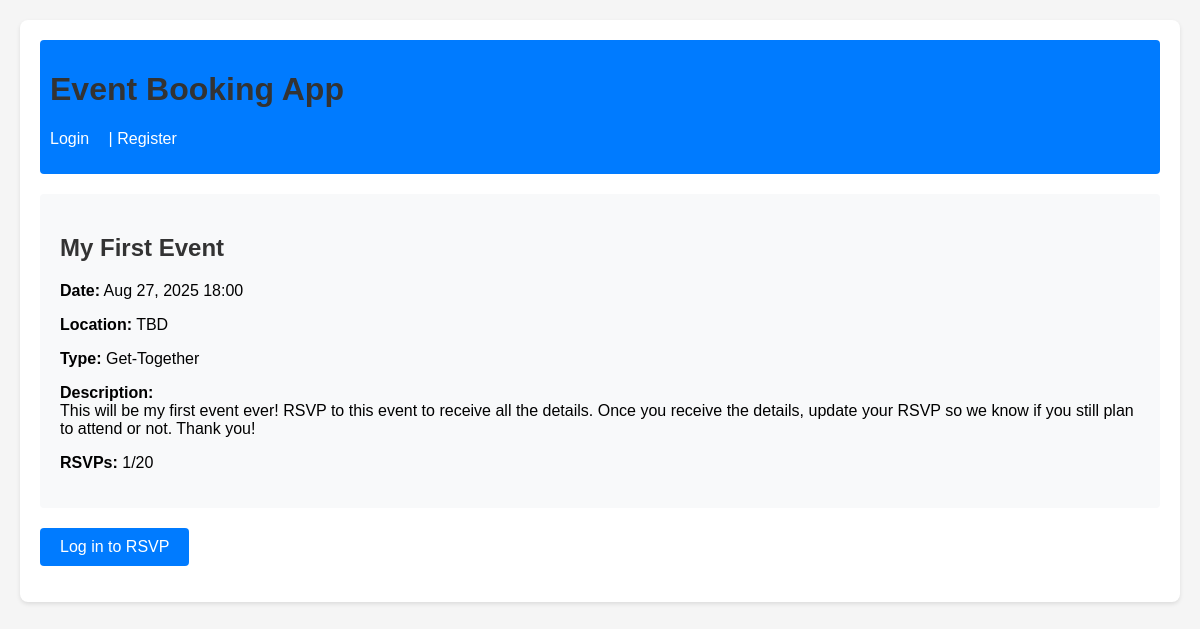
The page /event/1/ on the database its author committed.
### events/models.py (models this page shows, shortened)
class Event(models.Model):
    title = models.CharField(max_length=200)
    description = models.TextField()
    event_type = models.CharField(max_length=100)
    date = models.DateTimeField()
    location = models.CharField(max_length=255)
    capacity = models.PositiveIntegerField()
    creator = models.ForeignKey(User, on_delete=models.CASCADE, related_name='created_events')
    attendees = models.ManyToManyField(User, through='RSVP', related_name='events_attending')

### events/views.py (the view)
# urls.py: path('event/<int:pk>/', views.event_detail, name='event_detail'),
def event_detail(request, pk):
    try:
        event = get_object_or_404(Event, pk=pk)
        return render(request, 'events/event_detail.html', {'event': event})
    except Http404:
        logger.warning(f"Event with pk={pk} not found")
        raise
    except Exception as e:
        logger.error(f"Error in event_detail view for pk={pk}: {str(e)}")
        messages.error(request, "An error occurred while loading the event details.")
        return redirect('event_list')

### templates/events/event_detail.html (shortened to what this page needs)
{% extends "base.html" %}
{% block content %}
  <div class="event-details">
    <h2>{{ event.title }}</h2>
    <p><strong>Date:</strong> {{ event.date|date:"M d, Y H:i" }}</p>
    <p><strong>Location:</strong> {{ event.location }}</p>
    <p><strong>Type:</strong> {{ event.event_type }}</p>
    <p><strong>Description:</strong><br>{{ event.description }}</p>
    <p><strong>RSVPs:</strong> {{ event.rsvp_set.count }}/{{ event.capacity }}</p>
  </div>
  {% if user.is_authenticated %}
    {% if user in event.attendees.all %}
      <form action="{% url 'cancel_rsvp' event.pk %}" method="post" style="display: inline;">
        {% csrf_token %}
        <button type="submit" class="btn btn-danger">Cancel RSVP</button>
      </form>
    {% else %}
      {% if not event.is_full %}
        <form action="{% url 'rsvp_event' event.pk %}" method="post" style="display: inline;">
          {% csrf_token %}
          <button type="submit" class="btn btn-success">RSVP</button>
        </form>
      {% else %}
        <p><strong>Event is full</strong></p>
      {% endif %}
    {% endif %}
  {% else %}
    <p><a href="{% url 'login' %}?next={{ request.path }}" class="btn">Log in to RSVP</a></p>
  {% endif %}
{% endblock %}

### templates/base.html (shortened to what this page needs)
{% load static %}
<!DOCTYPE html>
<html>
<head>
    <link rel="stylesheet" type="text/css" href="{% static 'css/style.css' %}">
</head>
<body>
    <div class="container">
        <div class="nav">
            <h1>Event Booking App</h1>
            {% if user.is_authenticated %}
                <p>Welcome, {{ user.username }} |
                <form action="{% url 'logout' %}" method="post" style="display: inline;">
                    {% csrf_token %}
                    <button type="submit" class="logout-btn">Logout</button>
                </form>
                </p>
            {% else %}
                <p><a href="{% url 'login' %}">Login</a> | <a href="{% url 'register' %}">Register</a></p>
            {% endif %}
        </div>
        {% block content %}{% endblock %}
    </div>
</body>
</html>

### static/css/style.css (style rules this page uses)
body { font-family: Arial, sans-serif; margin: 0; padding: 20px; background-color: #f5f5f5; }
.container { max-width: 1200px; margin: 0 auto; background-color: white; padding: 20px; border-radius: 8px; box-shadow: 0 2px 4px rgba(0,0,0,0.1); }
h1, h2 { color: #333; }
.nav { background-color: #007bff; color: white; padding: 10px; margin-bottom: 20px; border-radius: 4px; }
.nav a { color: white; text-decoration: none; margin-right: 15px; }
.btn { background-color: #007bff; color: white; padding: 10px 20px; border: none; border-radius: 4px; cursor: pointer; text-decoration: none; display: inline-block; margin-right: 10px; }
.event-details { background-color: #f8f9fa; padding: 20px; border-radius: 4px; margin-bottom: 20px; }

### rows shown on the page
Event: title "My First Event", date "Aug 27, 2025 18:00", location "TBD", event_type "Get-Together", description "This will be my first event ever! RSVP to this event to receive all the details. Once you receive the details, update your RSVP so we know if you still plan to attend or not. Thank you!", rsvp_set.count "1", capacity "20"
